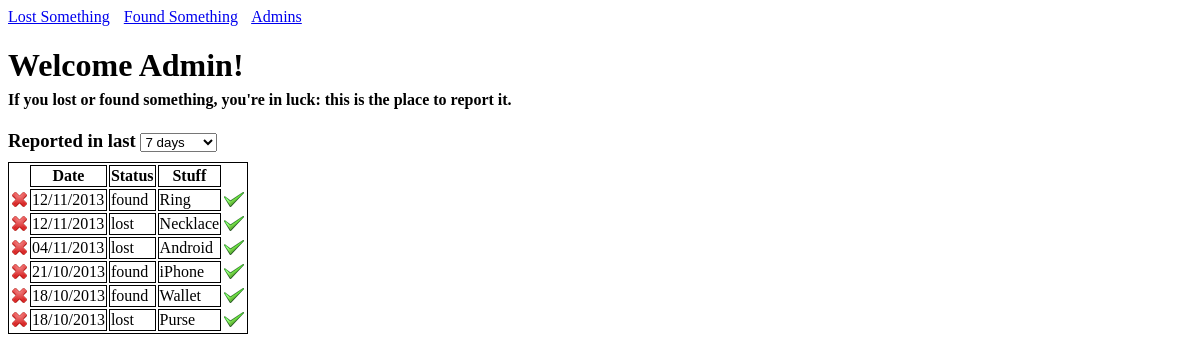
The page /adminHome.php on the database as committed earlier.
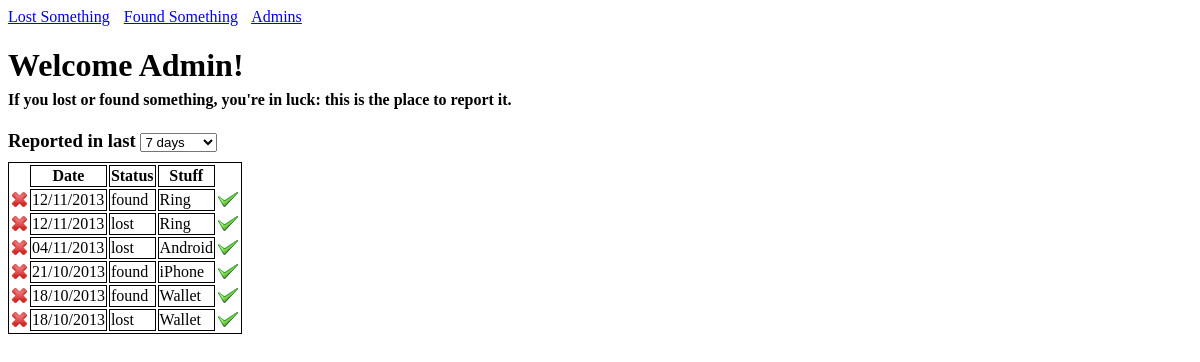
The same page on the database as committed later.
### tables this page shows
CREATE TABLE IF NOT EXISTS stuff(
	id INT AUTO_INCREMENT,
	location_id INT,
	name TEXT NOT NULL,
	description TEXT NOT NULL,
	create_date DATETIME NOT NULL,
	update_date TIMESTAMP NOT NULL,
	room TEXT,
	owner TEXT,
	email TEXT,
	phone INT,
	finder TEXT,
	status SET('found', 'lost', 'claimed') NOT NULL,  
	PRIMARY KEY(id),
	FOREIGN KEY(location_id)
		REFERENCES locations(id)
);

### adminHome.php (the view, shortened to what this page needs)
<!DOCTYPE html>
<html>
<head>
</head>
<body>
<a href='./lost.php' style='margin-right:10px'>Lost Something</a>
<a href='./found.php' style='margin-right:10px'>Found Something</a>
<a href='./admin.php'>Admins</a>
<h1>Welcome Admin!</h1>
<h4 style='margin-top:-15px'>If you lost or found something, you're in luck: this is the place to report it.</h4>
<h3 style='display:inline'>Reported in last </h3>
<select style='margin-bottom:10px'>
<option value='week'>7 days</option>
</select>
<?php
require( 'includes/connect_db.php' ) ;
$query = 'SELECT id, create_date, status, name FROM stuff ORDER BY create_date DESC' ;
$results = mysqli_query($dbc, $query) ;
if( $results )
{
  echo '<TABLE class="list">';
  echo '<TR>';
  echo '<TH class="none"></TH>' ;
  echo '<TH>Date</TH>';
  echo '<TH>Status</TH>';
  echo '<TH>Stuff</TH>';
  echo '<TH class="none"></TH>';
  echo '</TR>';
  while ( $row = mysqli_fetch_array( $results , MYSQLI_ASSOC ) )
  {
	$id = $row['id'] ;
    echo '<TR>' ;
	echo '<TD class = "none"> <form action="adminHome.php" method="POST"> <input type="hidden" name="remove" value = "' . $id . '"> <input type="submit" value = "" class = "redButton"> </form> </TD>' ;
    echo '<TD>' . date("d/m/Y", strtotime($row['create_date'])) . '</TD>' ;
    echo '<TD>' . $row['status'] . '</TD>' ;
    echo '<TD>' . $row['name'] . '</TD>';
	echo '<TD class = "none"> <form action="adminHome.php" method="POST"> <input type="hidden" name="claimed" value = "' . $id . '"> <input type="submit" value = "" class = "greenCheck"> </form> </TD>' ;
	echo '</TR>' ;
  }
  echo '</TABLE>';
}
else
{
  echo '<p>' . mysqli_error( $dbc ) . '</p>'  ;
}
?>
</body>
</html>

### adminHome.php (style rules this page uses)
.redButton { background:url(/images/redbutton.PNG) no-repeat; cursor:pointer; width: 15px; height: 15px; border: none; }
.greenCheck { background:url(/images/greencheck.PNG) no-repeat; cursor:pointer; width: 20px; height: 15px; border: none; }
.list { BORDER: solid 1px black; }
.list td { BORDER: solid 1px black; }
.list td.none { border-style: none; }
.list th { BORDER: solid 1px black; }
.list th.none { border-style: none; }

Rows that differ between the two databases and show on the page:
changed stuff (number 2 of 6 on the later page): name "Necklace" → "Ring"
changed stuff (number 6 of 6 on the later page): name "Purse" → "Wallet"
